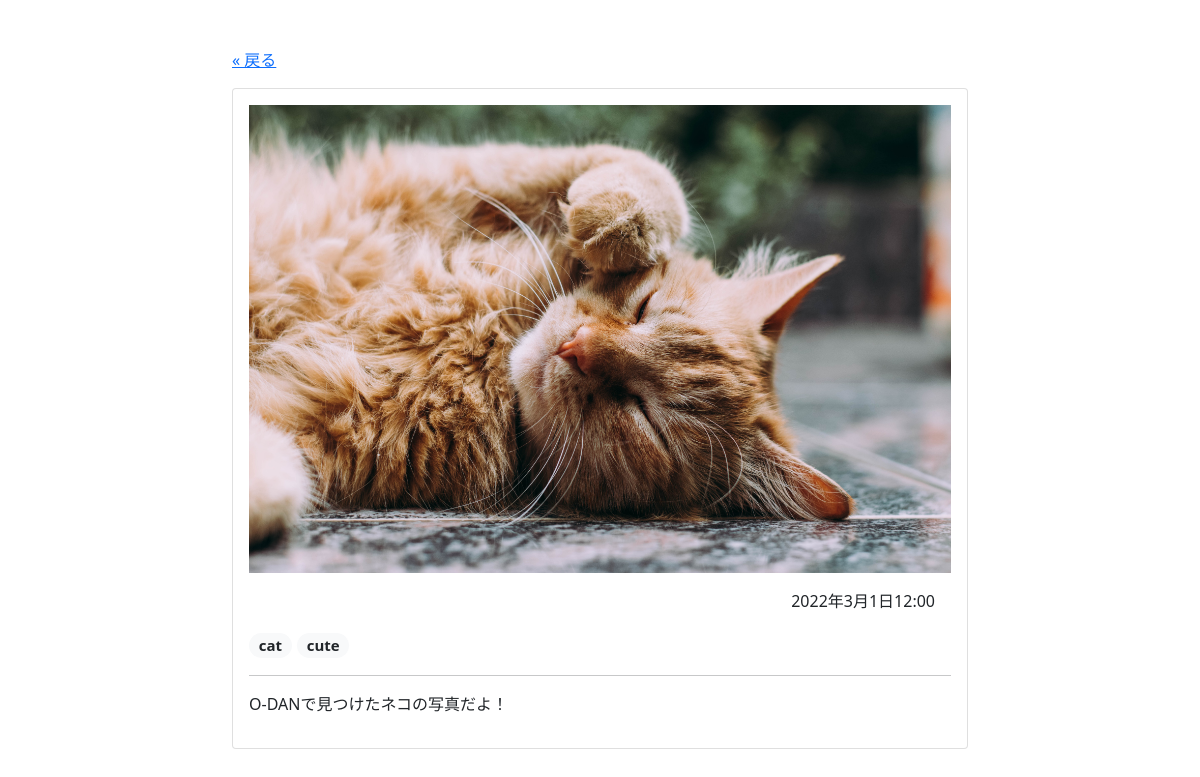
The page /photo/2 on the database its author committed.
### album/models.py (models this page shows)
class Photo(models.Model):
    image = models.ImageField(null=False, blank=False, upload_to="uploads/")
    description = models.TextField(null=True, blank=True)
    created_at = models.DateTimeField(auto_now_add=True)
    tags = models.ManyToManyField(Tag, blank=True)

class Tag(models.Model):
    name = models.CharField(max_length=32, primary_key=True)
    def __str__(self):
        return self.name

### album/views.py (the view)
# urls.py: path("photo/<int:pk>",PhotoDetailView.as_view(), name="photo-detail"),
class PhotoDetailView(DetailView):
    model = Photo
    template_name = 'album/photo_detail.html'
    context_object_name = 'photo'

### album/templates/album/photo_detail.html
{% extends 'album/base.html' %}
{% block content %}
<div class="container">
  <div class="row justify-content-center">
    <div class="col-lg-8 col-md-10">
      <p><a href="{{ request.META.HTTP_REFERER }}">« 戻る</a></p>
      <div class="card">
          <div class="card-body">
            <img src="{{ photo.image.url }}" class="img-fluid">
            <p class="m-3 text-end">{{ photo.created_at }}</p>
            <p class="fs-5">
              {% for tag in photo.tags.all %}
              <span class="badge rounded-pill bg-light text-dark">
                {{ tag }}
              </span>
              {% endfor %}
            </p>
            <hr>
            <p>{{ photo.description }}</p>
          </div>
      </div>
    </div>
  </div>
</div>
{% endblock content %}

### rows shown on the page
Photo: image (picture), created_at "2022年3月1日12:00", description "O-DANで見つけたネコの写真だよ！"
Tag: name "cat"
Tag: name "cute"
